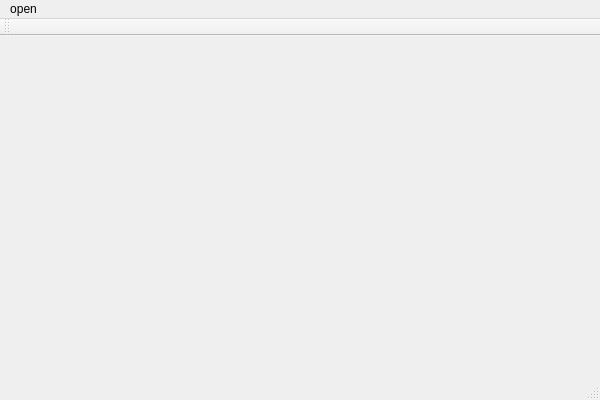
<?xml version="1.0" encoding="UTF-8"?>
<ui version="4.0">
 <class>featureTrackingClass</class>
 <widget class="QMainWindow" name="featureTrackingClass">
  <property name="geometry">
   <rect>
    <x>0</x>
    <y>0</y>
    <width>600</width>
    <height>400</height>
   </rect>
  </property>
  <property name="windowTitle">
   <string>featureTracking</string>
  </property>
  <widget class="QWidget" name="centralWidget"/>
  <widget class="QMenuBar" name="menuBar">
   <property name="geometry">
    <rect>
     <x>0</x>
     <y>0</y>
     <width>600</width>
     <height>23</height>
    </rect>
   </property>
   <widget class="QMenu" name="menuOpen">
    <property name="title">
     <string>open</string>
    </property>
   </widget>
   <addaction name="menuOpen"/>
  </widget>
  <widget class="QToolBar" name="mainToolBar">
   <attribute name="toolBarArea">
    <enum>TopToolBarArea</enum>
   </attribute>
   <attribute name="toolBarBreak">
    <bool>false</bool>
   </attribute>
  </widget>
  <widget class="QStatusBar" name="statusBar"/>
 </widget>
 <layoutdefault spacing="6" margin="11"/>
 <resources>
  <include location="featuretracking.qrc"/>
 </resources>
 <connections/>
</ui>
